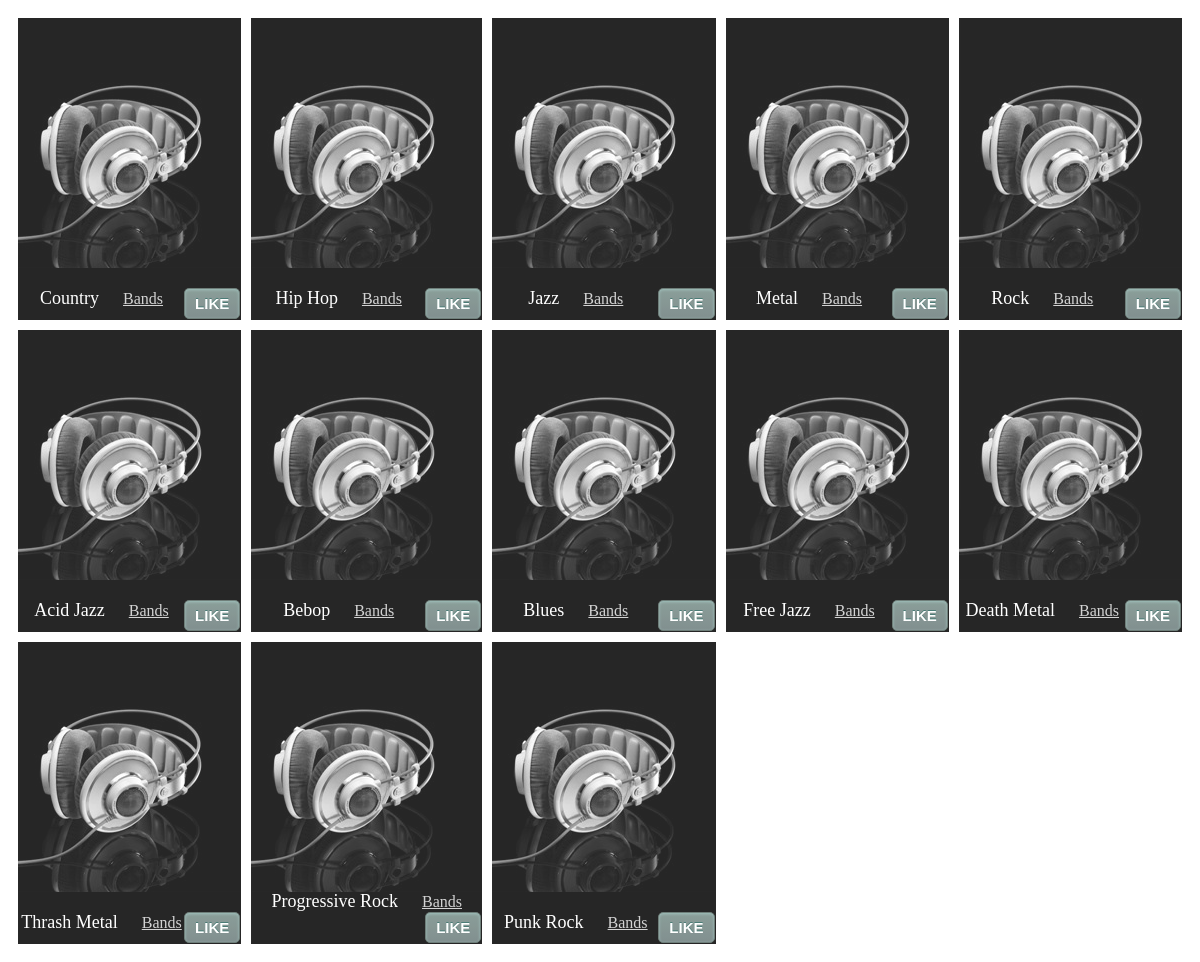
The app's page /SherlPHP/genre.php with its own data.
### tables this page shows
CREATE TABLE genre    (     gname VARCHAR(50),
                            gparent VARCHAR(50) NULL,
                             
                            PRIMARY KEY (gname),
                            FOREIGN KEY (gparent) REFERENCES genre(gname)
                        );

### SherlPHP/genre.php (the view, shortened to what this page needs)
<!DOCTYPE html PUBLIC "-//W3C//DTD XHTML 1.0 Transitional//EN" "http://www.w3.org/TR/xhtml1/DTD/xhtml1-transitional.dtd">
<html xmlns="http://www.w3.org/1999/xhtml">
<head>
<link rel="stylesheet" type="text/css" href="style.css">
</head>
<body>
<?php
require("connectdb.php");
$uname = $_SESSION['name'];
if ($stmt = $mysqli->prepare("SELECT genre.gname
FROM genre
WHERE genre.gname NOT IN (  SELECT rel_user_likes_genre.gname
                            FROM rel_user_likes_genre
                            WHERE rel_user_likes_genre.uname = ?
                         )")) {
	$stmt->bind_param('s', $uname);
  $stmt->execute();
  $stmt->bind_result($gname);
  $count=0;?>
   <table border="0" cellspacing="10">
    <tr >
  <?php
  while($stmt->fetch()) {
	$gname = htmlspecialchars($gname);
	if ($count==5)
	{echo "<tr>"; $count=0;}?>
   <form action="likegenre.php" method="post">
    <td background="genrepic.jpg" WIDTH="300" HEIGHT="300" VALIGN="bottom" align="center"style="opacity:0.85" >
    <FONT SIZE="+1" COLOR="#FFFFFF"><?=$gname;?></FONT>
    <a href="DisplayBandAcctoGenre.php?gname=<?=$gname;?>" style="color:#CCC; padding-left:20px; padding-right:0"  >Bands</a>
	<input type="submit" class="myButton" value="LIKE" style="float:right"/>
  </td>
  </form>
<?php
$count=$count+1;
  }?>
  </tr>
  </table>
  <?php
 }
?>
</body>
</html>

### SherlPHP/style.css (style rules this page uses)
html { background: url(purple-abstract-wallpaper-guitar.jpg) no-repeat center center fixed; -webkit-background-size: cover; -moz-background-size: cover; -o-background-size: cover; background-size: cover; }
.myButton { -moz-box-shadow:inset 0px 1px 3px 0px #91b8b3; -webkit-box-shadow:inset 0px 1px 3px 0px #91b8b3; box-shadow:inset 0px 1px 3px 0px #91b8b3; background:-webkit-gradient(linear, left top, left bottom, color-stop(0.05, #768d87), color-stop(1, #6c7c7c)); background:-moz-linear-gradient(top, #768d87 5%, #6c7c7c 100%); background:-webkit-linear-gradient(top, #768d87 5%, #6c7c7c 100%); background:-o-linear-gradient(top, #768d87 5%, #6c7c7c 100%); background:-ms-linear-gradient(top, #768d87 5%, #6c7c7c 100%); background:linear-gradient(to bottom, #768d87 5%, #6c7c7c 100%); filter:progid:DXImageTransform.Microsoft.gradient(startColorstr='#768d87', endColorstr='#6c7c7c',GradientType=0); background-color:#768d87; -moz-border-radius:5px; -webkit-border-radius:5px; border-radius:5px; border:1px solid #566963; display:inline-block; cursor:pointer; color:#ffffff; font-family:arial; font-size:15px; font-weight:bold; padding:6px 10px; text-decoration:none; text-shadow:0px -1px 0px #2b665e; }

### records on screen
genre: gname "Country"
genre: gname "Hip Hop"
genre: gname "Jazz"
genre: gname "Metal"
genre: gname "Rock"
genre: gname "Acid Jazz"
genre: gname "Bebop"
genre: gname "Blues"
genre: gname "Free Jazz"
genre: gname "Death Metal"
genre: gname "Thrash Metal"
genre: gname "Progressive Rock"
genre: gname "Punk Rock"
